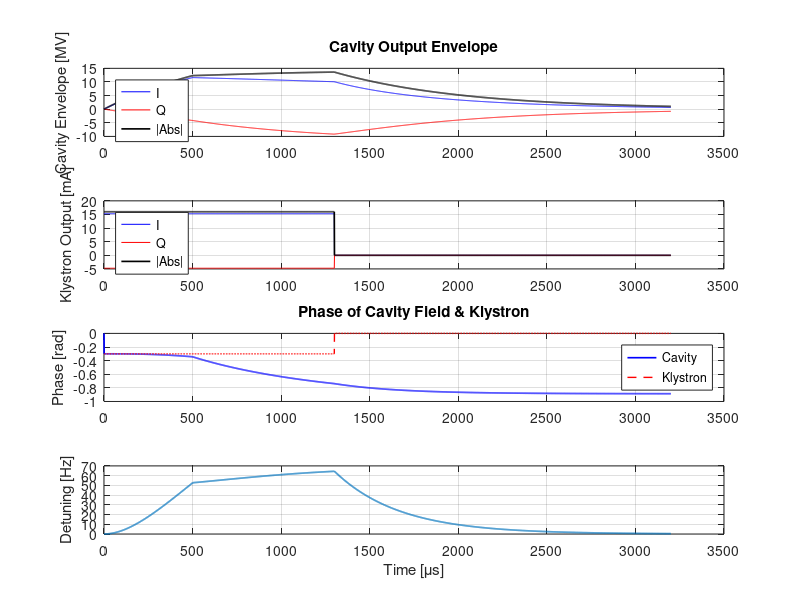

This chart was generated by the following MATLAB code:

% MATLAB: Complex‐Envelope Cavity Simulation 


clear; close all; clc;

%% 1) TIME GRID
dt     = 1e-6;             % 1 µs
t_end  = 3.2e-3;           % 3.2 ms
t      = (0:dt:t_end)';    % column vector
N      = numel(t);

% define fill + flattop windows
t_fill   = 500e-6;         % 500 µs
t_flat   = 800e-6;         % 800 µs
idx_on   = t <= (t_fill + t_flat);
idx_beam = (t > t_fill) & (t <= t_fill + t_flat);

%% 2) CAVITY & LLRF CONSTANTS
f0       = 1.3e9;             % Hz
omega0   = 2*pi*f0;           % rad/s
rho      = 520;               % Ω (shunt impedance)
f_half   = 217;               % Hz
omega_h  = 2*pi*f_half;       % rad/s
D        = rho * omega0 / 2;  % drive coefficient

%% 3) LORENTZ DETUNING CONSTANT (single‐mode inertialess)
% want Δf = 217Hz at |V|=25MV → K = 217/(25e6)^2
K_det    = 217 / (25e6)^2;     % [Hz/V^2]

%% 4) DRIVE & BEAM PHASORS
Ig       = 16e-3;    phi_g = -0.30;   % 16 mA, phase = −0.30 rad 
Ib       =  8e-3;    phi_b =  0.11;   %  8 mA, phase = +0.11 rad

i_g      = zeros(N,1);
i_b      = zeros(N,1);
i_g(idx_on)   = Ig * exp(1j*phi_g);
i_b(idx_beam) = Ib * exp(1j*phi_b);

%% 5) STATE VECTORS
V_c      = zeros(N,1);   % complex envelope [V]
phi_c    = zeros(N,1);   % cavity phase [rad]
detuneHz = zeros(N,1);   % instantaneous detuning [Hz]

%% 6) INTEGRATION (Euler)
for n = 2:N
  % 6.1) instantaneous Lorentz detuning, inertialess
  detuneHz(n) = K_det * abs(V_c(n-1))^2;
  
  % 6.2) complex‐envelope ODE
  %    dV/dt = −(ω½ + j·2π·Δf) V + D·[i_g − i_b]
  A = -(omega_h + 1j*2*pi*detuneHz(n));
  drive = i_g(n) - i_b(n);
  dV   = A * V_c(n-1) + D * drive;
  
  V_c(n)   = V_c(n-1) + dt * dV;
  phi_c(n) = angle(V_c(n));
end

%% 7) PLOTTING – exactly the four panels of Fig 3.3-1

figure('Position',[100 50 600 900]);

% Panel 1: Cavity I,Q,|Abs|
subplot(4,1,1);
plot(t*1e6, real(V_c)/1e6, 'b', ...
     t*1e6, imag(V_c)/1e6, 'r', ...
     t*1e6, abs(V_c)/1e6, 'k','LineWidth',1.2);
ylabel('Cavity Envelope [MV]');
title('Cavity Output Envelope');
legend('I','Q','|Abs|','Location','NorthWest');
grid on;

% Panel 2: Klystron I,Q,|Abs|
subplot(4,1,2);
plot(t*1e6, real(i_g)*1e3, 'b', ...
     t*1e6, imag(i_g)*1e3, 'r', ...
     t*1e6, abs(i_g)*1e3, 'k','LineWidth',1.2);
ylabel('Klystron Output [mA]');
legend('I','Q','|Abs|','Location','NorthWest');
grid on;

% Panel 3: Phase of both cavity & klystron
subplot(4,1,3);
plot(t*1e6, phi_c, 'b', 'LineWidth',1.2); hold on;
plot(t*1e6, angle(i_g), 'r--','LineWidth',1);
ylabel('Phase [rad]');
title('Phase of Cavity Field & Klystron');
legend('Cavity','Klystron','Location','NorthEast');
grid on;

% Panel 4: Detuning
subplot(4,1,4);
plot(t*1e6, detuneHz, 'LineWidth',1.2);
ylabel('Detuning [Hz]');
xlabel('Time [\mus]');
grid on;
